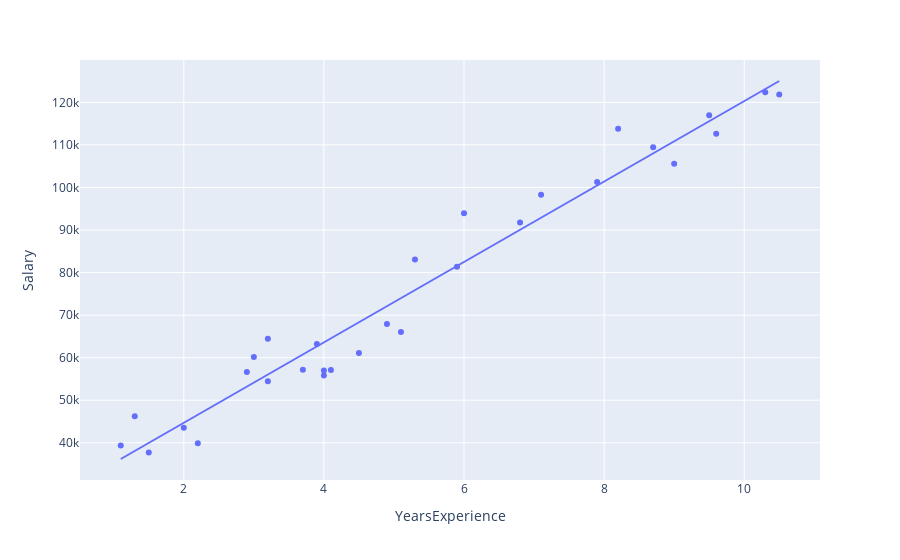

Notebook code for this chart:
### Markdown cell above
### Data Visualization
We will now visualize the relationship between `YearsExperience` and `Salary` to check if a linear pattern exists.

### Code cell
# Plotting the data
fig = px.scatter(df, x="YearsExperience", y="Salary", trendline="ols")
fig.show()

### Figure 1 — Plotly figure (JSON) as saved in the notebook; plotly's stock layout.template omitted (floating-point values rounded to 4 significant figures)
{"data": [{"hovertemplate": "YearsExperience=%{x}<br>Salary=%{y}<extra></extra>", "legendgroup": "", "marker": {"color": "#636efa", "symbol": "circle"}, "mode": "markers", "name": "", "orientation": "v", "showlegend": false, "type": "scatter", "x": [1.1, 1.3, 1.5, 2, 2.2, 2.9, 3, 3.2, 3.2, 3.7, 3.9, 4, 4, 4.1, 4.5, 4.9, 5.1, 5.3, 5.9, 6, 6.8, 7.1, 7.9, 8.2, 8.7, 9, 9.5, 9.6, 10.3, 10.5], "xaxis": "x", "y": [39343, 46205, 37731, 43525, 39891, 56642, 60150, 54445, 64445, 57189, 63218, 55794, 56957, 57081, 61111, 67938, 66029, 83088, 81363, 93940, 91738, 98273, 101302, 113812, 109431, 105582, 116969, 112635, 122391, 121872], "yaxis": "y"}, {"hovertemplate": "<b>OLS trendline</b><br>Salary = 9449.96 * YearsExperience + 25792.2<br>R<sup>2</sup>=0.956957<br><br>YearsExperience=%{x}<br>Salary=%{y} <b>(trend)</b><extra></extra>", "legendgroup": "", "marker": {"color": "#636efa", "symbol": "circle"}, "mode": "lines", "name": "", "showlegend": false, "type": "scatter", "x": [1.1, 1.3, 1.5, 2, 2.2, 2.9, 3, 3.2, 3.2, 3.7, 3.9, 4, 4, 4.1, 4.5, 4.9, 5.1, 5.3, 5.9, 6, 6.8, 7.1, 7.9, 8.2, 8.7, 9, 9.5, 9.6, 10.3, 10.5], "xaxis": "x", "y": [36190.0, 38080.0, 39970.0, 44690.0, 46580.0, 53200.0, 54140.0, 56030.0, 56030.0, 60760.0, 62650.0, 63590.0, 63590.0, 64540.0, 68320.0, 72100.0, 73990.0, 75880.0, 81550.0, 82490.0, 90050.0, 92890.0, 100400.0, 103300.0, 108000.0, 110800.0, 115600.0, 116500.0, 123100.0, 125000.0], "yaxis": "y"}], "layout": {"legend": {"tracegroupgap": 0}, "margin": {"t": 60}, "xaxis": {"anchor": "y", "domain": [0, 1], "title": {"text": "YearsExperience"}}, "yaxis": {"anchor": "x", "domain": [0, 1], "title": {"text": "Salary"}}}}
